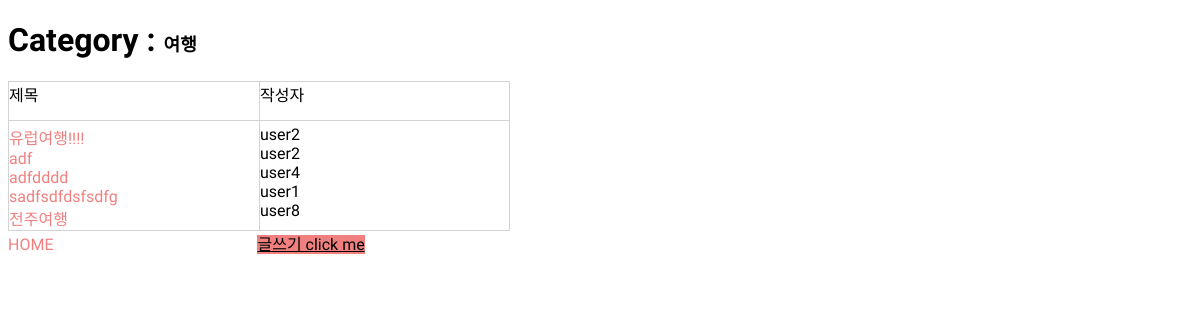
Page /category/1 on the committed database.
### readdataapp/models.py (models this page shows)
class Category(models.Model):
    name = models.CharField(max_length=64)
    def __str__(self):
        return self.name

class Article(models.Model):
    category = models.ForeignKey(Category, on_delete=models.CASCADE, related_name='article')
    writer = models.ForeignKey(User, on_delete=models.SET_NULL, related_name='article', null=True, blank=True)
    title = models.CharField(max_length=64)
    contents = models.TextField()
    date = models.DateTimeField(auto_now=True)
    is_delated = models.BooleanField(default=False)
    def __str__(self):
        return self.title

### readdataapp/views.py (the view)
# urls.py: path('category/<int:category_pk>', views.category, name='category'),
def category(request, category_pk):
    category = Category.objects.filter(pk=category_pk).first()
    context = {
        'category' : category,
    }
    return render(request, 'category.html', context)

### readdataapp/templates/category.html (shortened to what this page needs)
<!DOCTYPE html>
<html lang="ko">
<head>
    {% load static %}
    <link rel="stylesheet" type="text/css" href="{% static 'css/index.css' %}">
    <link rel="stylesheet" type="text/css" href="{% static 'css/category.css' %}">
</head>
<body>
    <h1>Category : <span class="heading">{{category}}</span></h1>
    <div class="container">
        <div class="title">
            <span>제목</span>
            <ol>
                {% for article in category.article.all %}
                {% if article.is_delated == False %}
                <li><a class="categories" href="{% url 'detail' article.pk %}">{{article}}</a></li>
                {% endif %}
                {% endfor %}
            </ol>
        </div>
        <div class="writer">
            <span>작성자</span>
            <ul>
                {% for article in category.article.all %}
                {% if article.is_delated == False %}
                <li>{{article.writer}}</li>
                {% endif %}
                {% endfor %}
            </ul>
        </div>
    </div>
    <a class="categories" href="{% url 'index' %}">HOME</a>
    <a class="write" href="{% url 'add' %}">글쓰기 click me</a>
</body>
</html>

### readdataapp/static/css/index.css (style rules this page uses)
body { font-family: 'Gaegu', cursive; font-size: 16px; }
.categories { color: lightcoral; text-decoration: none; }
.write { position: relative; left: 200px; color: black; background-color: lightcoral; }

### readdataapp/static/css/category.css (style rules this page uses)
.container { display: flex; border: 1px solid lightgrey; width: 500px; }
.heading { font-size: 18px; }
ul, ol { list-style: none; margin: 0; padding: 0; }
.title { width: 300px; position: relative; border-right: 1px solid lightgrey; }
div > span::after { content: ''; display: inline-block; width: 250px; border-bottom: 1px solid lightgrey; }

### rows in the picture
Category: name "여행"
Article: title "유럽여행!!!!", writer "user2"
Article: title "adf", writer "user2"
Article: title "adfdddd", writer "user4"
Article: title "sadfsdfdsfsdfg", writer "user1"
Article: title "전주여행", writer "user8"
